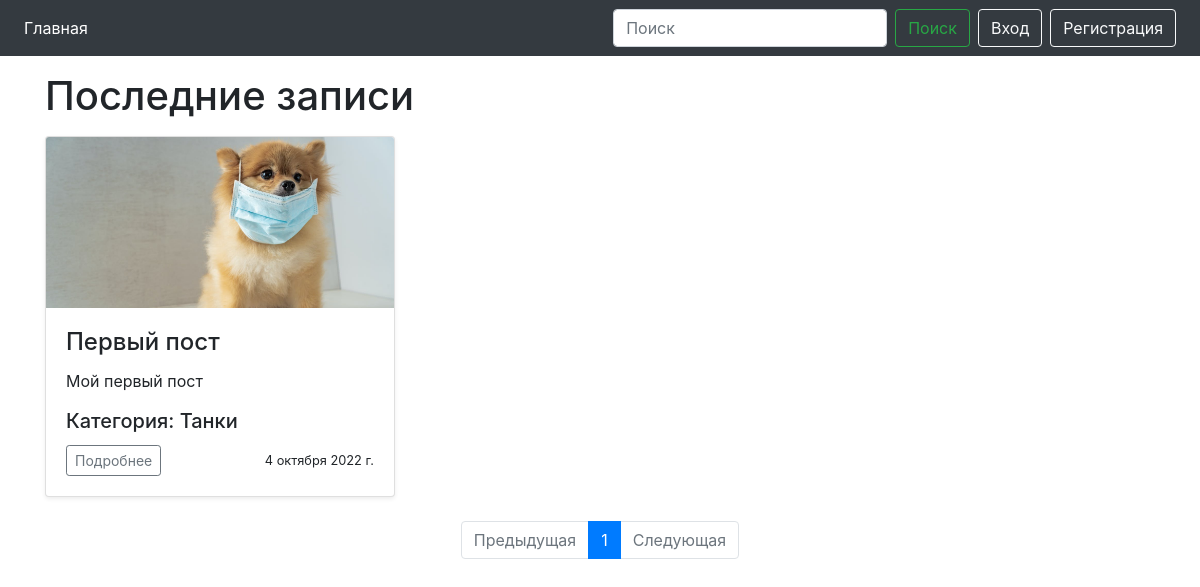
The app's page /, older data.
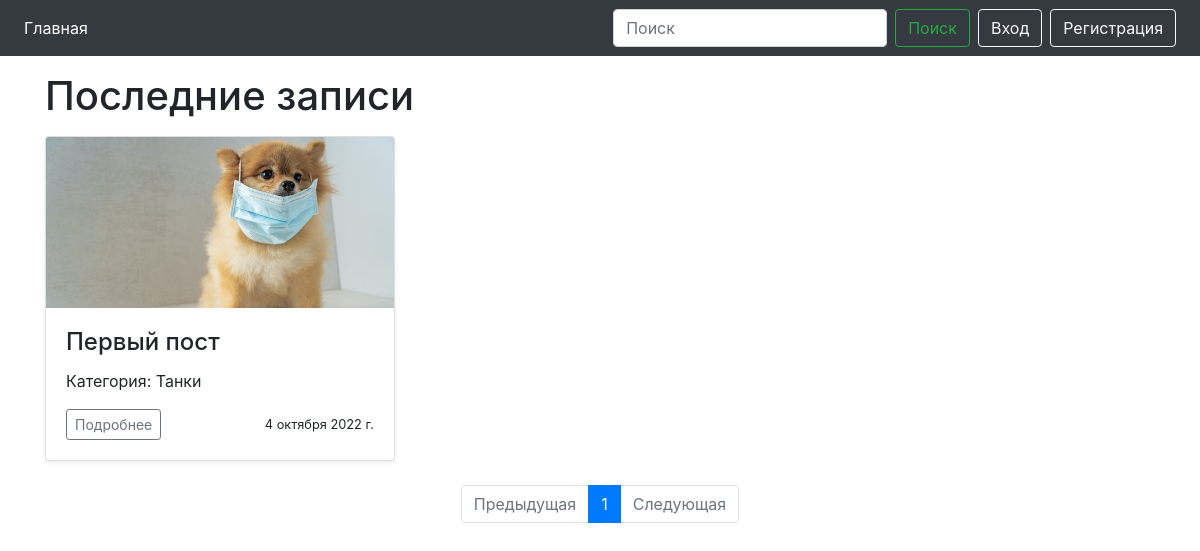
The same page, newer data.
### news/models.py (models this page shows, shortened)
class Post(models.Model):
    title = models.CharField(max_length=200)
    content = RichTextUploadingField()
    image = models.ImageField()
    created_at = models.DateField(default=timezone.now)
    user = models.ForeignKey(User, on_delete=models.CASCADE, related_name='author')
    categories = models.ForeignKey(Category, on_delete=models.CASCADE, verbose_name='Категория')

class Category(models.Model):
    name = models.CharField(max_length=20, unique=True)
    def __str__(self):
        return self.name

### news/views.py (the view, shortened to what this page needs)
# urls.py: path('', NewsList.as_view(), name='index'),
class NewsList(ListView):
    model = Post
    ordering = '-id'
    template_name = 'home.html'
    context_object_name = 'home'
    paginate_by = 6
    form_class = PostForm
    def get_context_data(self, **kwargs):
        context = super().get_context_data(**kwargs)
        context['form'] = PostForm()
        return context

### news/forms.py
class PostForm(ModelForm):
    class Meta:
        model = Post
        fields = ['title', 'image', 'content', 'categories', 'user']
        widgets = {
            'user': forms.HiddenInput(),
        }
        labels = {
            'title': _('Заголовок'),
            'categories': _('Категория'),
            'content': _('Объявление'),
            'image': _('Изображение')
        }

### templates/home.html (shortened to what this page needs)
{% extends './base.html' %}
{% load static %}
{% block content %}
    <div class="container">
      <h1 class="my-3">Последние записи</h1>
      <div class="row">
        {% for post in page_obj%}
        <div class="col-md-4">
          <div class="card mb-4 shadow-sm">
            <img src="media/{{ post.image }}" alt="" class="card-img-top">
            <div class="card-body">
              <h4 class="card-title">{{ post.title }}</h4>
              {{ post.content|safe|truncatechars:100 }}
               <h5 class="card-title">Категория: {{ post.categories }}</h5>
              <div class="d-flex justify-content-between align-items-center">
                <div class="btn-group">
                  <a href="{% url 'news' post.id %}" class="btn btn-sm btn-outline-secondary">Подробнее</a>
                </div>
                <small class="text-mutnewsed">{{ post.created_at }}</small>
              </div>
            </div>
          </div>
        </div>
        {% endfor %}
      </div>
    </div>
{% endblock %}
{% block pagination %}
    <nav aria-label="Paginate me">
      <ul class="pagination justify-content-center">
        {% if page_obj.has_previous %}
          <a class="page-link" href="?page={{ page_obj.previous_page_number }}" tabindex="-1">Предыдущая</a>
        {% else %}
        <li class="page-item disabled">
          <a class="page-link disabled" href="#" tabindex="-1">Предыдущая</a>
        </li>
        {% endif %}
        {% for i in page_obj.paginator.page_range %}
        {% if i == page_obj.number %}
          <li class="page-item active"><a class="page-link" href="?page={{ i }}">{{ i }}</a></li>
        {% else %}
          <li class="page-item"><a class="page-link" href="?page={{ i }}">{{ i }}</a></li>
        {% endif %}
        {% endfor %}
        {% if page_obj.has_next %}
          <a class="page-link" href="?page={{ page_obj.next_page_number }}">Следующая</a>
        {% else %}
          <li class="page-item disabled">
            <a class="page-link" href="#">Следующая</a>
          </li>
        {% endif %}
      </ul>
    </nav>
    <br>
{% endblock %}

Row changes from the older to the newer data that the page shows:
changed Post "Первый пост": content "Мой первый пост" → (not shown)
